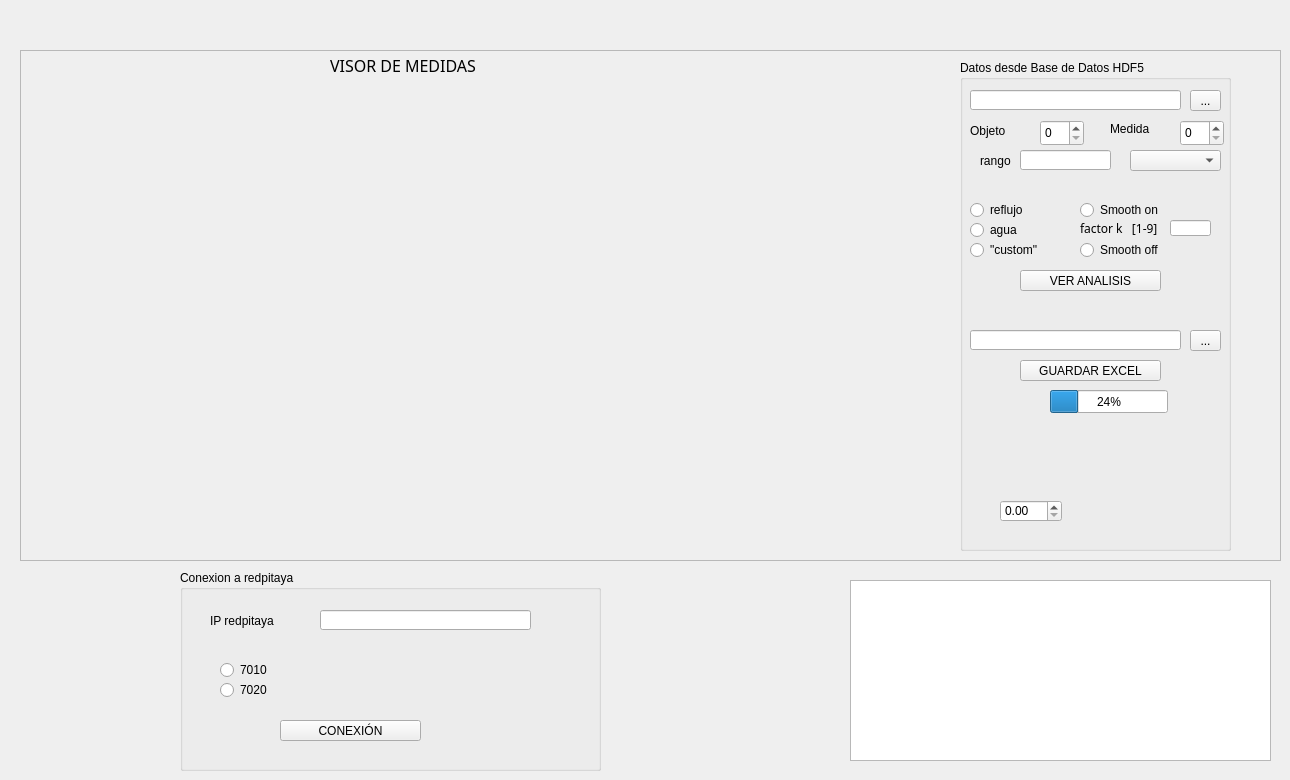
         <widget class="QWidget" name="analisis">
          <attribute name="title">
           <string>ANALISIS</string>
          </attribute>
          <widget class="QFrame" name="frame_14">
           <property name="geometry">
            <rect>
             <x>20</x>
             <y>50</y>
             <width>1261</width>
             <height>511</height>
            </rect>
           </property>
           <property name="frameShape">
            <enum>QFrame::StyledPanel</enum>
           </property>
           <property name="frameShadow">
            <enum>QFrame::Raised</enum>
           </property>
           <widget class="QWidget" name="verticalLayoutWidget_11">
            <property name="geometry">
             <rect>
              <x>10</x>
              <y>20</y>
              <width>921</width>
              <height>481</height>
             </rect>
            </property>
            <layout class="QVBoxLayout" name="mpl_4"/>
           </widget>
           <widget class="QLabel" name="label_161">
            <property name="geometry">
             <rect>
              <x>310</x>
              <y>0</y>
              <width>191</width>
              <height>31</height>
             </rect>
            </property>
            <property name="font">
             <font>
              <family>Courier 10 Pitch</family>
              <pointsize>12</pointsize>
              <weight>50</weight>
              <bold>false</bold>
             </font>
            </property>
            <property name="text">
             <string>VISOR DE MEDIDAS</string>
            </property>
           </widget>
           <widget class="QGroupBox" name="groupBox_60">
            <property name="geometry">
             <rect>
              <x>940</x>
              <y>10</y>
              <width>271</width>
              <height>491</height>
             </rect>
            </property>
            <property name="title">
             <string>Datos desde Base de Datos HDF5</string>
            </property>
            <widget class="QLineEdit" name="load_path_17">
             <property name="geometry">
              <rect>
               <x>10</x>
               <y>30</y>
               <width>211</width>
               <height>20</height>
              </rect>
             </property>
             <property name="readOnly">
              <bool>false</bool>
             </property>
            </widget>
            <widget class="QToolButton" name="toolButton_load_17">
             <property name="geometry">
              <rect>
               <x>230</x>
               <y>30</y>
               <width>31</width>
               <height>21</height>
              </rect>
             </property>
             <property name="text">
              <string>...</string>
             </property>
            </widget>
            <widget class="QSpinBox" name="spinBox_pollo_6">
             <property name="geometry">
              <rect>
               <x>80</x>
               <y>60</y>
               <width>44</width>
               <height>26</height>
              </rect>
             </property>
            </widget>
            <widget class="QLabel" name="label_167">
             <property name="geometry">
              <rect>
               <x>10</x>
               <y>60</y>
               <width>67</width>
               <height>21</height>
              </rect>
             </property>
             <property name="text">
              <string>Objeto</string>
             </property>
            </widget>
            <widget class="QLabel" name="label_168">
             <property name="geometry">
              <rect>
               <x>150</x>
               <y>60</y>
               <width>67</width>
               <height>17</height>
              </rect>
             </property>
             <property name="text">
              <string>Medida</string>
             </property>
            </widget>
            <widget class="QSpinBox" name="spinBox_medida_6">
             <property name="geometry">
              <rect>
               <x>220</x>
               <y>60</y>
               <width>44</width>
               <height>26</height>
              </rect>
             </property>
            </widget>
            <widget class="QPushButton" name="VER_ANALISIS">
             <property name="geometry">
              <rect>
               <x>60</x>
               <y>210</y>
               <width>141</width>
               <height>21</height>
              </rect>
             </property>
             <property name="text">
              <string>VER ANALISIS</string>
             </property>
            </widget>
            <widget class="QComboBox" name="comboBox_trazaA_4">
             <property name="geometry">
              <rect>
               <x>170</x>
               <y>90</y>
               <width>91</width>
               <height>21</height>
              </rect>
             </property>
             <property name="maxVisibleItems">
              <number>6</number>
             </property>
            </widget>
            <widget class="QRadioButton" name="radioButton_tipoanalisis">
             <property name="geometry">
              <rect>
               <x>10</x>
               <y>140</y>
               <width>95</width>
               <height>20</height>
              </rect>
             </property>
             <property name="text">
              <string>reflujo</string>
             </property>
            </widget>
            <widget class="QRadioButton" name="radioButton_tipoanalisis_2">
             <property name="geometry">
              <rect>
               <x>10</x>
               <y>160</y>
               <width>95</width>
               <height>20</height>
              </rect>
             </property>
             <property name="text">
              <string>agua</string>
             </property>
            </widget>
            <widget class="QRadioButton" name="radioButton_tipoanalisis_3">
             <property name="geometry">
              <rect>
               <x>10</x>
               <y>180</y>
               <width>95</width>
               <height>20</height>
              </rect>
             </property>
             <property name="text">
              <string>&quot;custom&quot;</string>
             </property>
            </widget>
            <widget class="QRadioButton" name="SMOOTH_ON_2">
             <property name="geometry">
              <rect>
               <x>120</x>
               <y>140</y>
               <width>111</width>
               <height>20</height>
              </rect>
             </property>
             <property name="text">
              <string>Smooth on</string>
             </property>
            </widget>
            <widget class="QRadioButton" name="SMOOTH_OFF_2">
             <property name="geometry">
              <rect>
               <x>120</x>
               <y>180</y>
               <width>111</width>
               <height>20</height>
              </rect>
             </property>
             <property name="text">
              <string>Smooth off</string>
             </property>
            </widget>
            <widget class="QLabel" name="label_61">
             <property name="geometry">
              <rect>
               <x>120</x>
               <y>160</y>
               <width>121</width>
               <height>16</height>
              </rect>
             </property>
             <property name="font">
              <font>
               <family>Courier 10 Pitch</family>
               <pointsize>9</pointsize>
              </font>
             </property>
             <property name="text">
              <string>factor k   [1-9]</string>
             </property>
            </widget>
            <widget class="QLineEdit" name="k_factor_2">
             <property name="geometry">
              <rect>
               <x>210</x>
               <y>160</y>
               <width>41</width>
               <height>16</height>
              </rect>
             </property>
             <property name="readOnly">
              <bool>false</bool>
             </property>
            </widget>
            <widget class="QPushButton" name="GUARDAR_EXCEL">
             <property name="geometry">
              <rect>
               <x>60</x>
               <y>300</y>
               <width>141</width>
               <height>21</height>
              </rect>
             </property>
             <property name="text">
              <string>GUARDAR EXCEL</string>
             </property>
            </widget>
            <widget class="QLineEdit" name="save_path_19">
             <property name="geometry">
              <rect>
               <x>10</x>
               <y>270</y>
               <width>211</width>
               <height>20</height>
              </rect>
             </property>
             <property name="readOnly">
              <bool>false</bool>
             </property>
            </widget>
            <widget class="QToolButton" name="toolButton_load_18">
             <property name="geometry">
              <rect>
               <x>230</x>
               <y>270</y>
               <width>31</width>
               <height>21</height>
              </rect>
             </property>
             <property name="text">
              <string>...</string>
             </property>
            </widget>
            <widget class="QProgressBar" name="progressBar_2">
             <property name="geometry">
              <rect>
               <x>90</x>
               <y>330</y>
               <width>118</width>
               <height>23</height>
              </rect>
             </property>
             <property name="value">
              <number>24</number>
             </property>
            </widget>
            <widget class="QDoubleSpinBox" name="doubleSpinBox">
             <property name="geometry">
              <rect>
               <x>40</x>
               <y>440</y>
               <width>62</width>
               <height>22</height>
              </rect>
             </property>
            </widget>
            <widget class="QLineEdit" name="load_path_19">
             <property name="geometry">
              <rect>
               <x>60</x>
               <y>90</y>
               <width>91</width>
               <height>20</height>
              </rect>
             </property>
             <property name="readOnly">
              <bool>false</bool>
             </property>
            </widget>
           </widget>
          </widget>
          <widget class="QTextBrowser" name="textBrowser_4">
           <property name="geometry">
            <rect>
             <x>850</x>
             <y>580</y>
             <width>421</width>
             <height>181</height>
            </rect>
           </property>
          </widget>
          <widget class="QGroupBox" name="groupBox_61">
           <property name="geometry">
            <rect>
             <x>180</x>
             <y>570</y>
             <width>421</width>
             <height>201</height>
            </rect>
           </property>
           <property name="title">
            <string>Conexion a redpitaya</string>
           </property>
           <widget class="QLineEdit" name="load_path_18">
            <property name="geometry">
             <rect>
              <x>140</x>
              <y>40</y>
              <width>211</width>
              <height>20</height>
             </rect>
            </property>
            <property name="readOnly">
             <bool>false</bool>
            </property>
           </widget>
           <widget class="QPushButton" name="CONEXION_1">
            <property name="geometry">
             <rect>
              <x>100</x>
              <y>150</y>
              <width>141</width>
              <height>21</height>
             </rect>
            </property>
            <property name="text">
             <string>CONEXIÓN</string>
            </property>
           </widget>
           <widget class="QRadioButton" name="MODELO_1">
            <property name="geometry">
             <rect>
              <x>40</x>
              <y>90</y>
              <width>95</width>
              <height>20</height>
             </rect>
            </property>
            <property name="text">
             <string>7010</string>
            </property>
           </widget>
           <widget class="QRadioButton" name="MODELO_2">
            <property name="geometry">
             <rect>
              <x>40</x>
              <y>110</y>
              <width>95</width>
              <height>20</height>
             </rect>
            </property>
            <property name="text">
             <string>7020</string>
            </property>
           </widget>
           <widget class="QLabel" name="label_169">
            <property name="geometry">
             <rect>
              <x>30</x>
              <y>40</y>
              <width>67</width>
              <height>21</height>
             </rect>
            </property>
            <property name="text">
             <string>IP redpitaya</string>
            </property>
           </widget>
          </widget>
          <widget class="QLabel" name="label_170">
           <property name="geometry">
            <rect>
             <x>980</x>
             <y>150</y>
             <width>67</width>
             <height>21</height>
            </rect>
           </property>
           <property name="text">
            <string>rango</string>
           </property>
          </widget>
         </widget>
